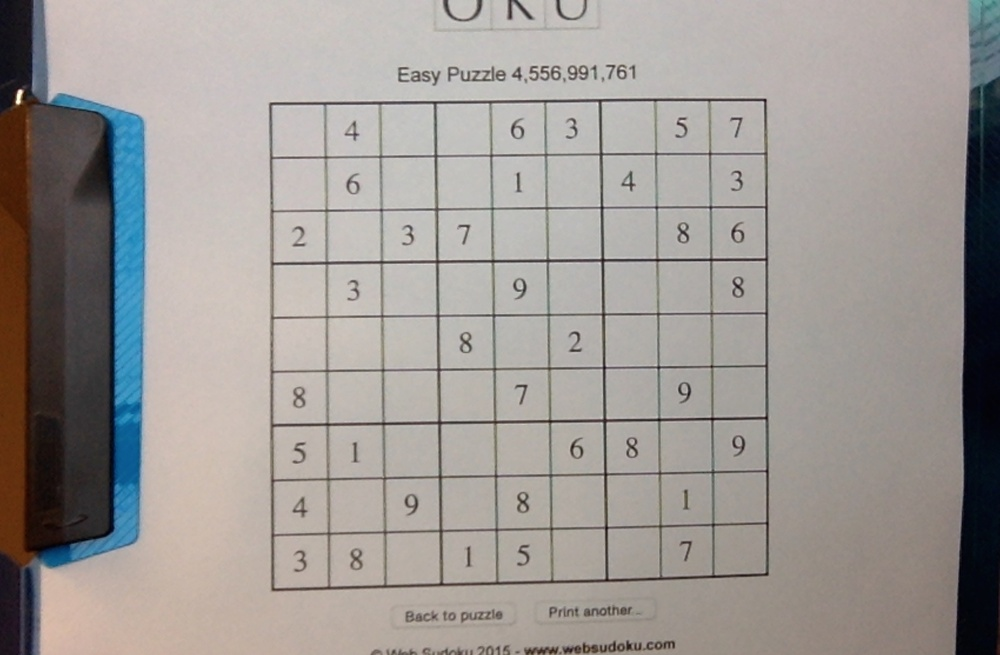
#> input picture opencv-tests/sudoku3.jpg, 1000 x 655 px, shrunk from 1700 x 1113 before the run
$ python lines-morphological.py sudoku3.jpg   (Python 2 division)
#> lines starting #> are read from the running program, lines starting #| are printed output that depends on the picture; after the words box and inside, x2 and y2 are one past the last pixel; in counts of white or black regions, pixels touching at a corner belong together
import sys
import cv2
import numpy as np

def showImage(winName, image):
    cv2.namedWindow(winName, cv2.WINDOW_NORMAL)
#    cv2.namedWindow(winName)
    cv2.imshow(winName, image)
    cv2.waitKey(0)
    cv2.destroyWindow(winName)


def main(argv):
    # [load_image]
    # Check number of arguments
    if len(argv) < 1:
        print ('Not enough parameters')
        print ('Usage:\nhv.py < path_to_image >')
        return -1

    # Load the image
    img = cv2.imread(argv[0], cv2.IMREAD_COLOR)
#> img is the input picture: shape (655, 1000, 3); mean B, G, R 148.7, 152.3, 157.5

    # Convert to inverted grayscale for manipulation
    gray = cv2.bitwise_not(cv2.cvtColor(img, cv2.COLOR_BGR2GRAY))
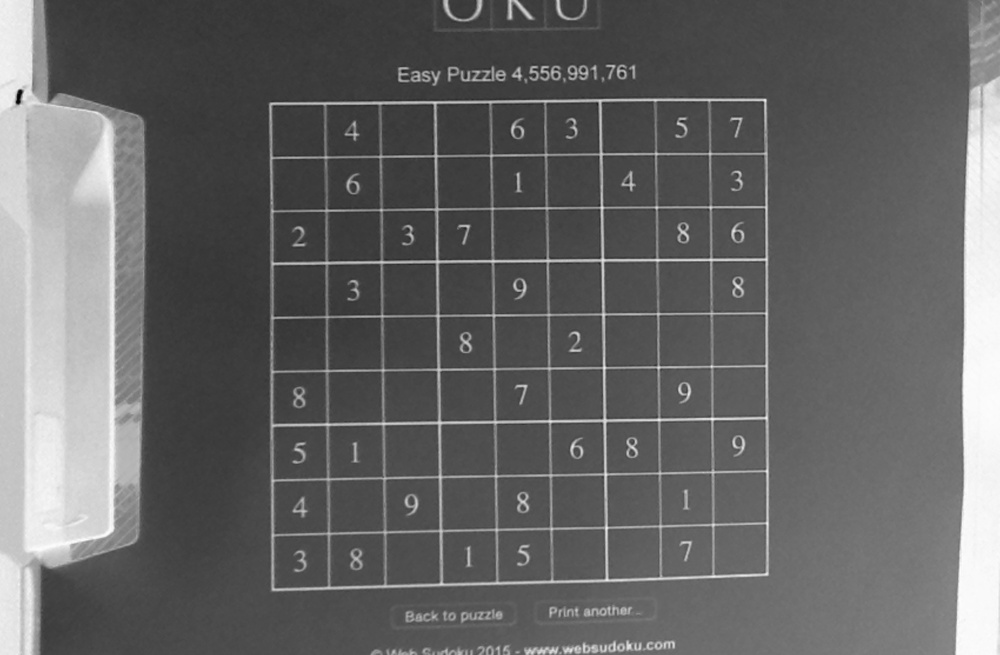
#> gray: shape (655, 1000); min 3, max 254, mean 101.5

    th2 = cv2.adaptiveThreshold(gray, 255,
                                cv2.ADAPTIVE_THRESH_MEAN_C,
                                cv2.THRESH_BINARY,
                                15, -2)
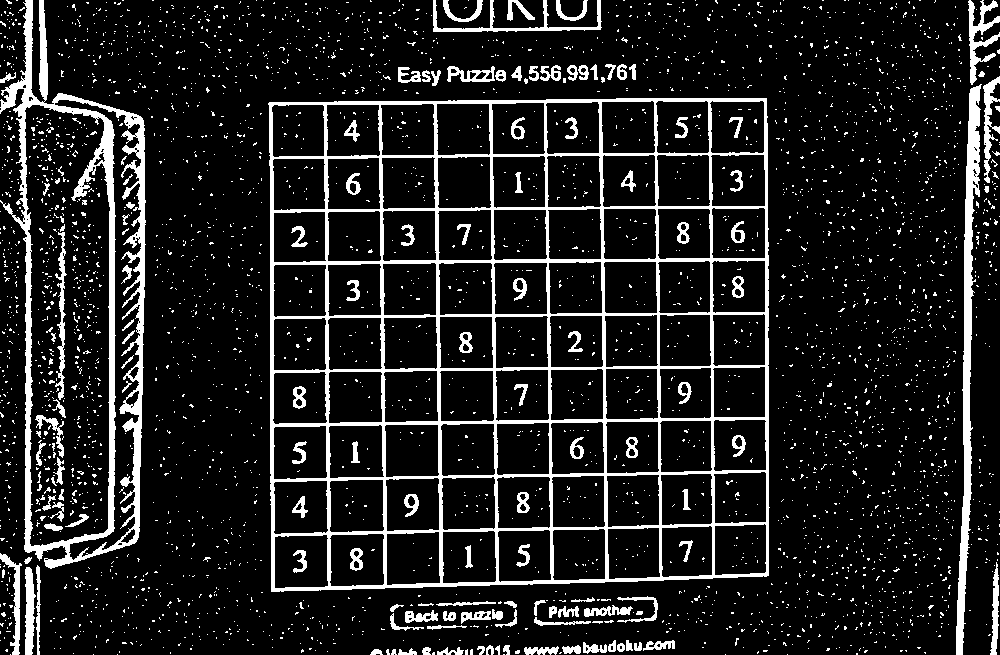
#> th2: shape (655, 1000); 12.3% white; 3688 white regions (3551 under 20 px), largest, box (x1, y1, x2, y2) and area: (268, 98, 770, 592) 32382, (0, 0, 146, 569) 13922, (956, 84, 982, 655) 4760

    horz = th2
    vert = th2

    rows,cols = horz.shape
#> rows = 655; cols = 1000
    hSize = cols/30
#> hSize = 33
    hStruct = cv2.getStructuringElement(cv2.MORPH_RECT, (hSize, 1))
    horz = cv2.erode(horz, hStruct, (-1, -1))
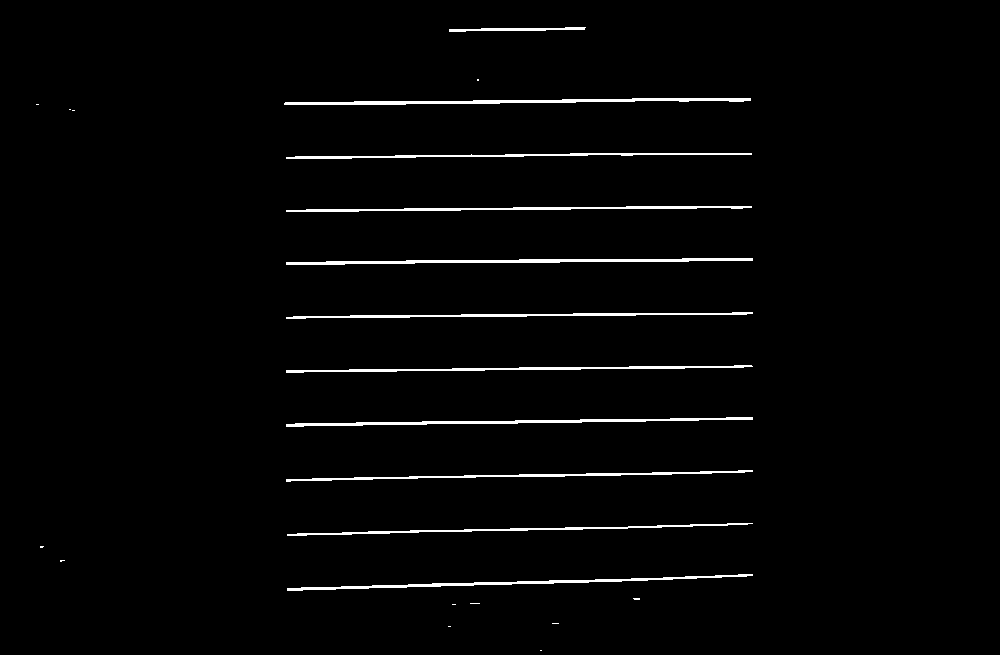
#> horz: shape (655, 1000); 2% white; 23 white regions (12 under 20 px), largest, box (x1, y1, x2, y2) and area: (284, 98, 751, 105) 1521, (286, 258, 753, 265) 1477, (286, 417, 753, 427) 1376
    horz = cv2.dilate(horz, hStruct, (-1, -1))
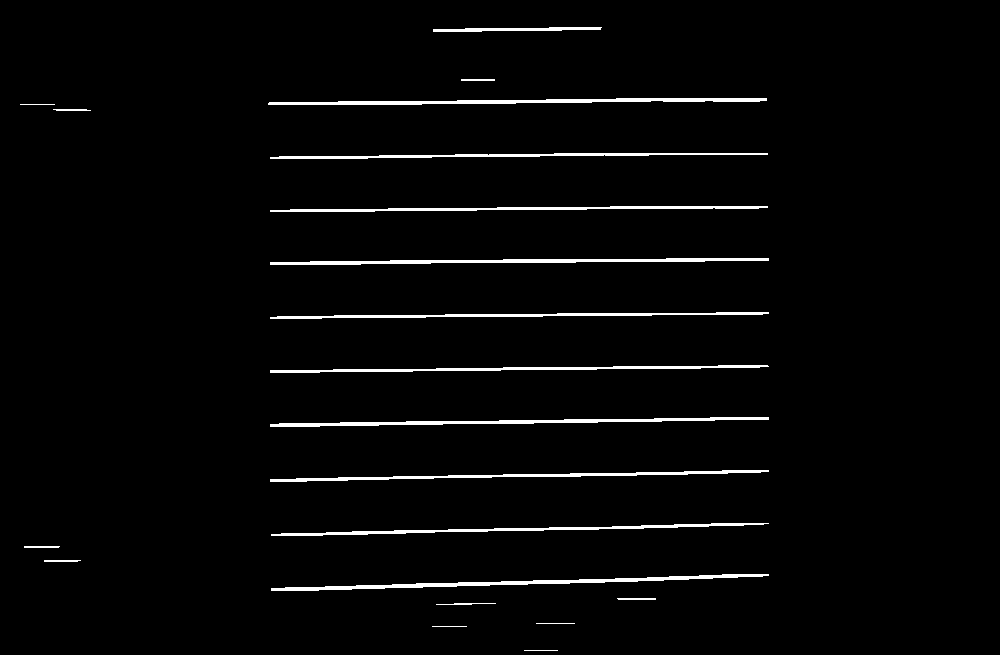
#> horz: shape (655, 1000); 2.5% white; 21 white regions, largest, box (x1, y1, x2, y2) and area: (271, 574, 769, 591) 1862, (268, 98, 767, 105) 1809, (270, 258, 769, 265) 1701

    vSize = rows/30
#> vSize = 21
    vStruct = cv2.getStructuringElement(cv2.MORPH_RECT, (1, vSize))
#> vStruct = 21 values from 1 to 1
    vert = cv2.erode(vert, vStruct, (-1, -1))
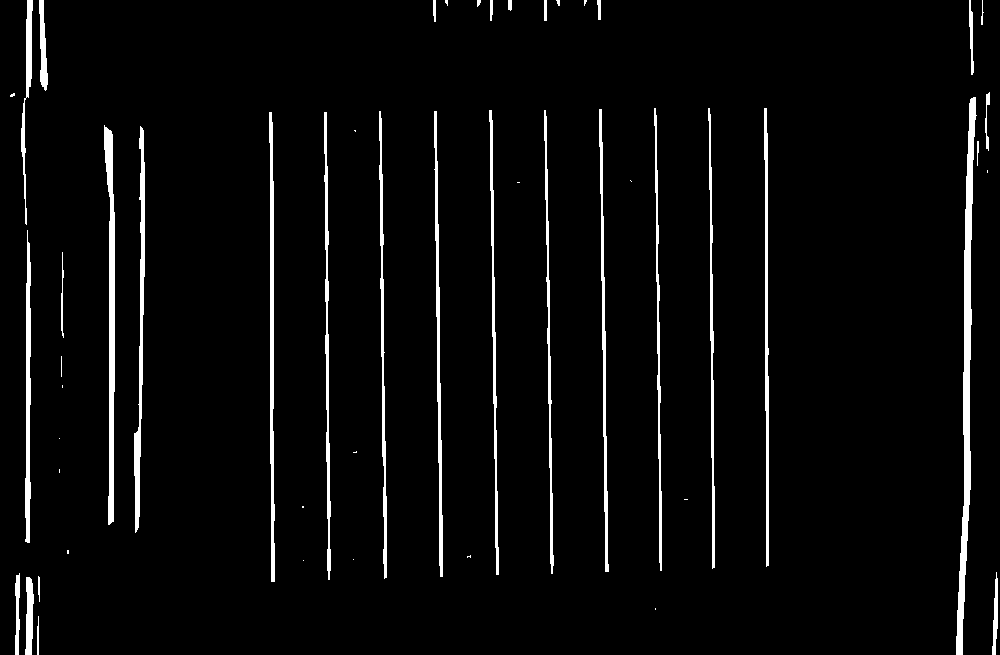
#> vert: shape (655, 1000); 4% white; 52 white regions (19 under 20 px), largest, box (x1, y1, x2, y2) and area: (956, 97, 977, 655) 3719, (104, 125, 115, 525) 2308, (269, 112, 275, 582) 1748
    vert = cv2.dilate(vert, vStruct, (-1, -1))
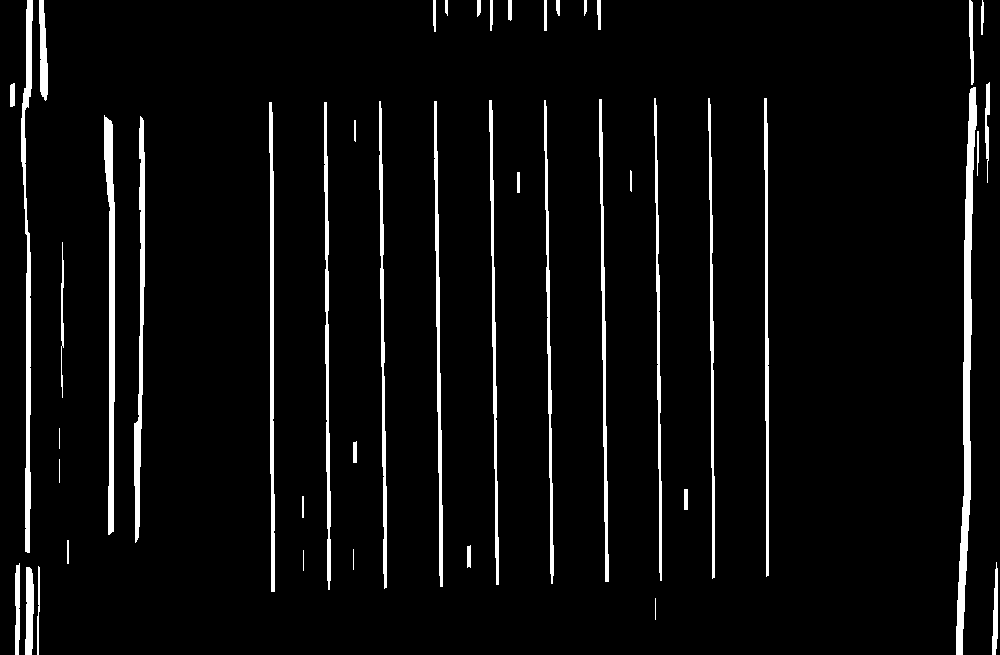
#> vert: shape (655, 1000); 4.9% white; 47 white regions, largest, box (x1, y1, x2, y2) and area: (956, 87, 977, 655) 4129, (21, 0, 33, 553) 2626, (104, 115, 115, 535) 2568

    zeros = np.zeros((rows, cols), dtype = np.uint8)
    blended = cv2.merge([horz, vert, zeros], img);
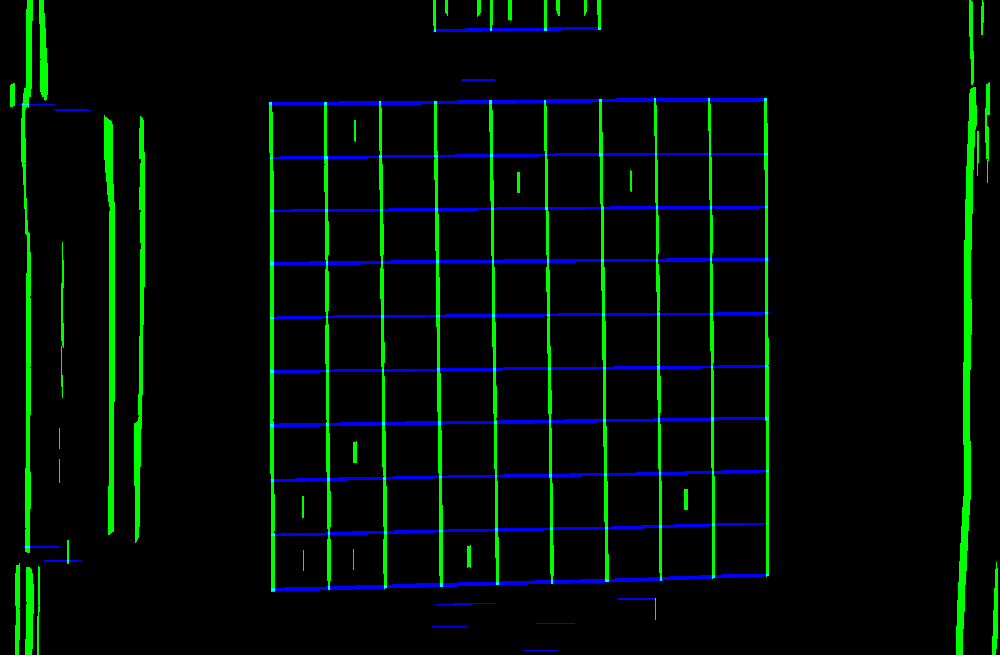
#> blended: shape (655, 1000, 3); mean B, G, R 6.5, 12.5, 0
    blended = cv2.add(src1 = blended, src2 = img, dst = blended)
    showImage("blended", blended)

if __name__ == "__main__":
    main(sys.argv[1:])

$ run again, on opencv-tests/sudoku2.png
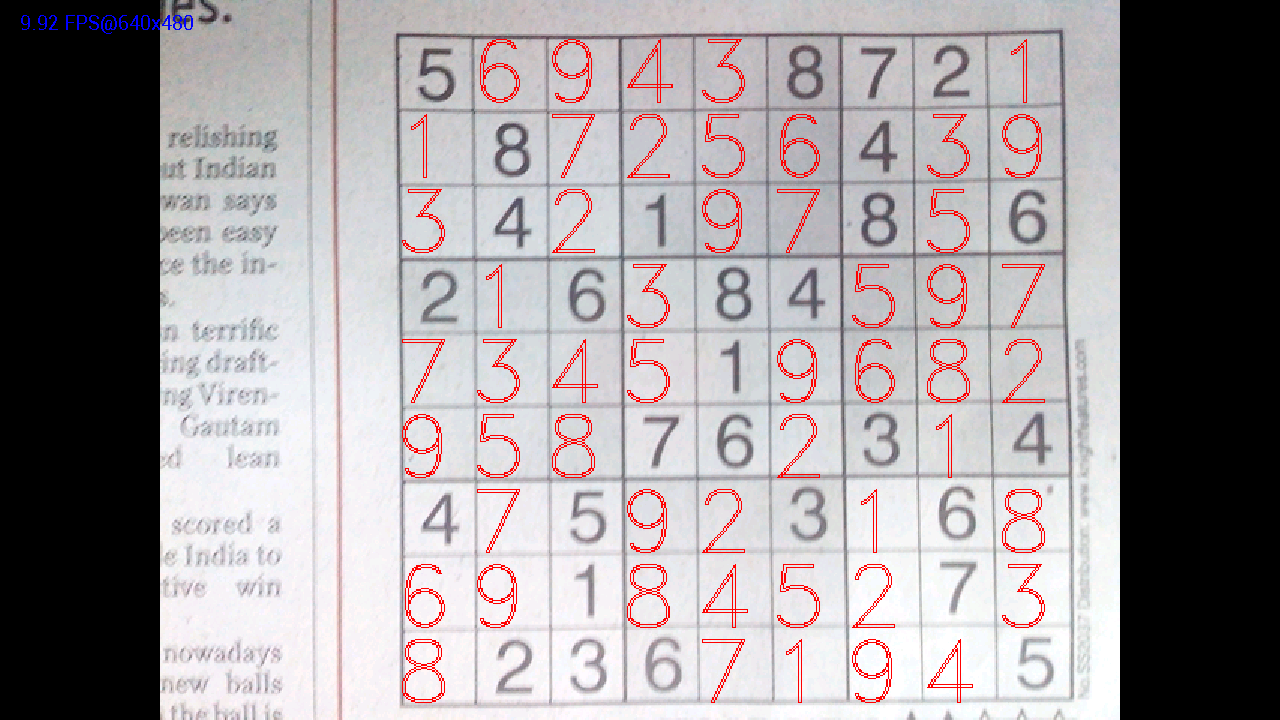
#> input picture opencv-tests/sudoku2.png, 1280 x 720 px
#> in main, img is the input picture: shape (720, 1280, 3); mean B, G, R 153.9, 151.5, 157.5
#> in main, `th2 = cv2.adaptiveThreshold(gray, 255, cv2.ADAPTIVE_THRESH_MEAN_C, cv2..`:
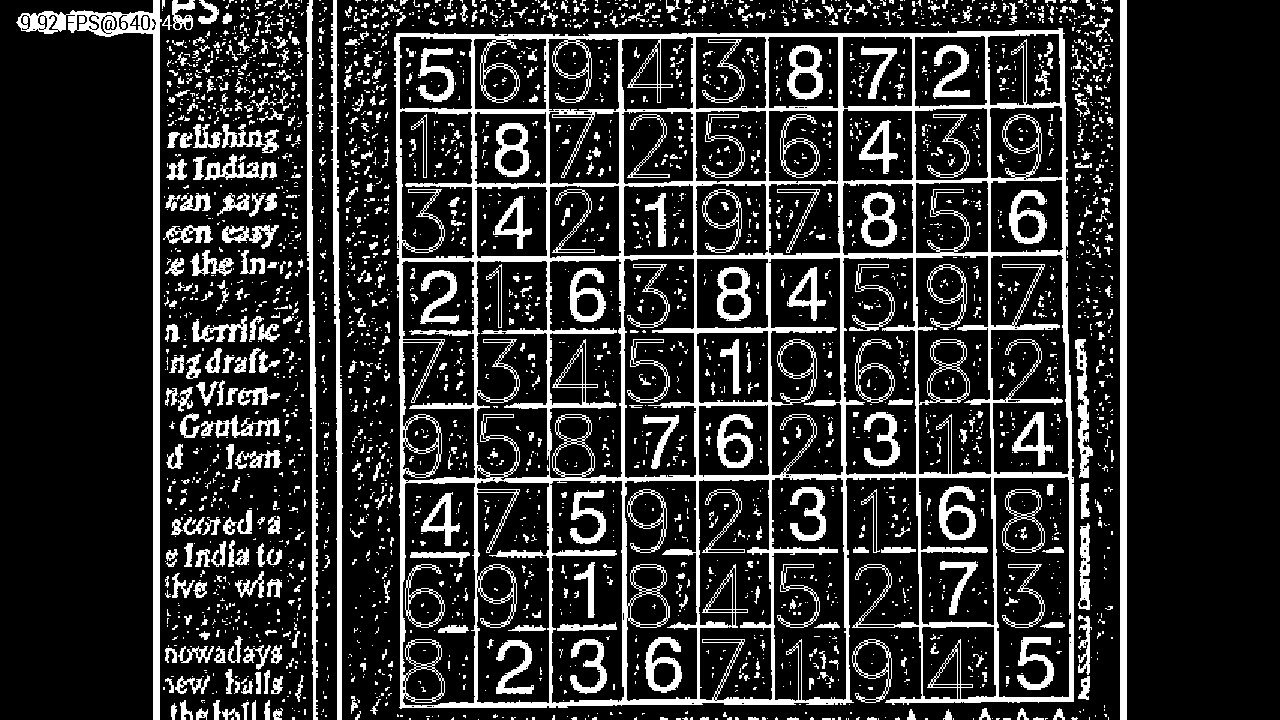
#> th2: shape (720, 1280); 17.7% white; 3225 white regions (2616 under 20 px), largest, box (x1, y1, x2, y2) and area: (394, 28, 1074, 709) 62207, (16, 0, 162, 720) 7032, (1120, 0, 1127, 720) 5040
#> in main, `blended = cv2.merge([horz, vert, zeros], img);`:
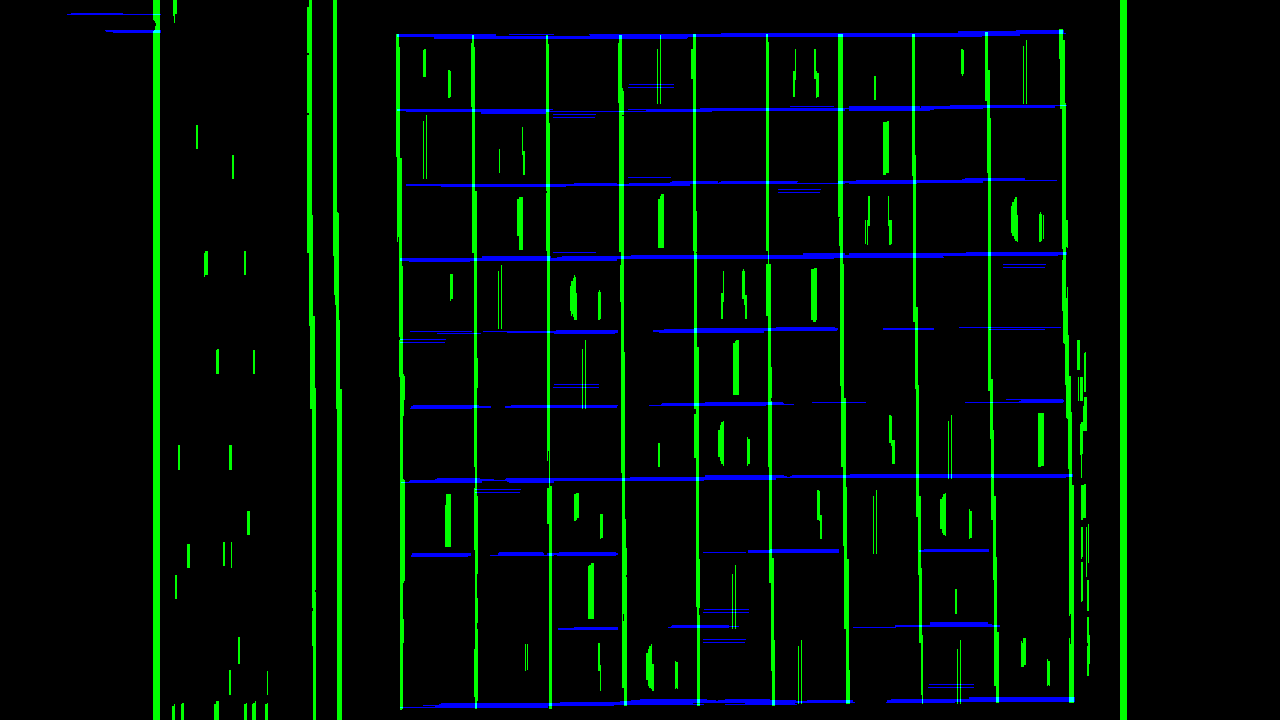
#> blended: shape (720, 1280, 3); mean B, G, R 5.9, 14.2, 0
